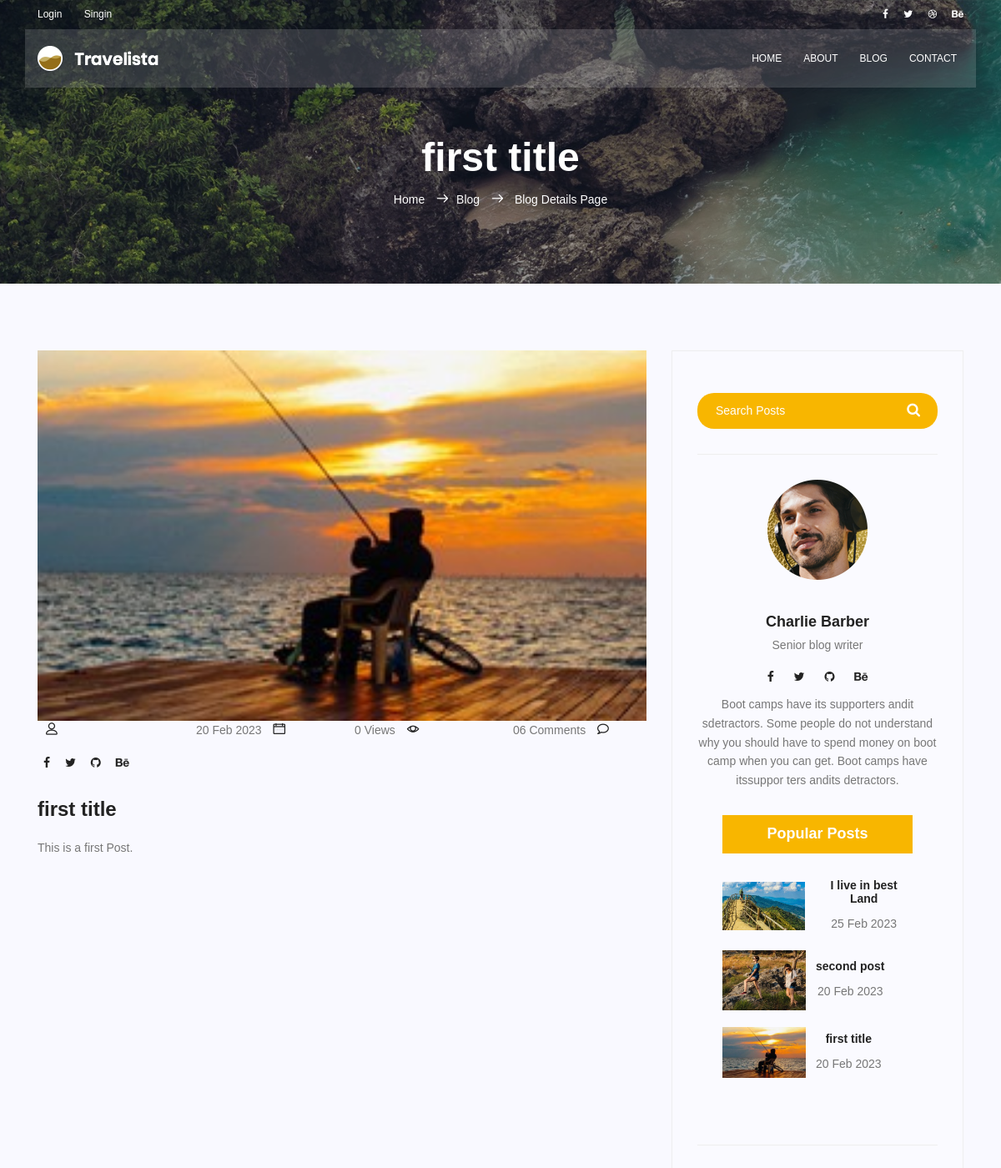
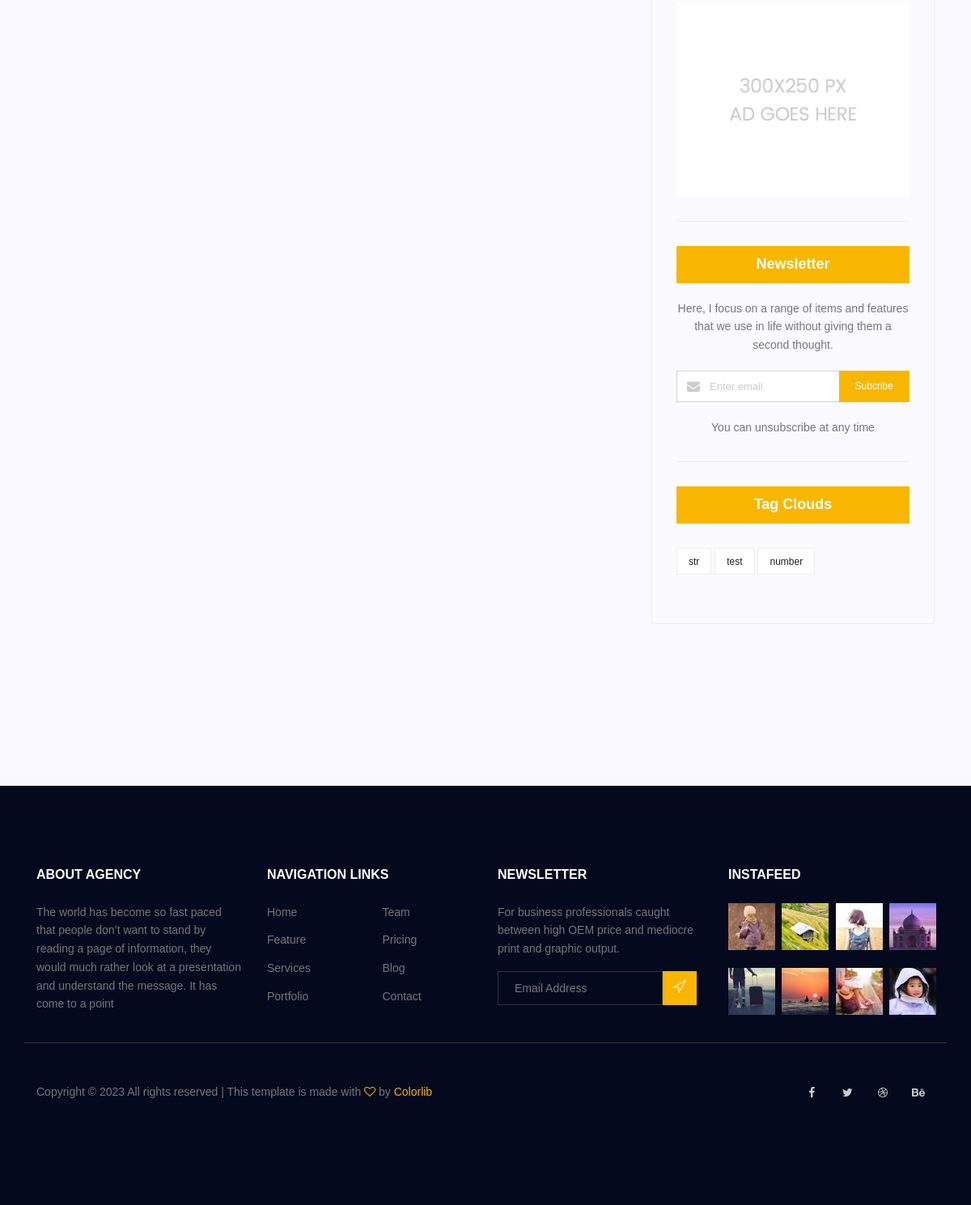
The page /blog/1 on the database its author committed (2 pictures, top to bottom).
### blog/models.py (models this page shows, shortened)
class post(models.Model):
    author = models.ForeignKey(User, on_delete=models.SET_NULL, null=True)
    image = models.ImageField(upload_to='blog/', default='blog/default.jpg')
    titel = models.CharField(max_length=255)
    content = models.TextField()
    conted_view = models.IntegerField(default=0)
    status = models.BooleanField(default=False)
    published_date = models.DateTimeField(null=True)
    created_date = models.DateTimeField(auto_now_add=True)
    updated_date = models.DateTimeField(auto_now=True)
    category = models.ManyToManyField(category)
    tags = TaggableManager()
    class Meta:
        ordering = ['created_date']

### blog/views.py (the view)
# urls.py: path('<int:pid>', blog_single, name='single'),
def blog_single(request,pid):
    posts = post.objects.filter(status=1)
    posts = get_object_or_404(posts, pk=pid)
    context = {'posts': posts}
    return render(request, 'blog/blog-single.html', context)

### blog/templatetags/blog_tags.py (called while the page is built)
@register.inclusion_tag('blog/populerpost.html')
def latestposts():
    posts = post.objects.filter(status=1).order_by('-published_date')
    return {'posts': posts}

### templates/blog/blog-single.html
{% extends 'base.html' %}
{% load static %}
{% load blog_tags %}
{% block content %}
<section class="relative about-banner">
	<div class="overlay overlay-bg"></div>
	<div class="container">
		<div class="row d-flex align-items-center justify-content-center">
			<div class="about-content col-lg-12">
				<h1 class="text-white">
					{{posts.titel}}
				</h1>
				<p class="text-white link-nav"><a href="{% url 'website:index'%}">Home </a> <span
						class="lnr lnr-arrow-right"></span><a href="{% url 'blog:index'%}">Blog </a> <span
						class="lnr lnr-arrow-right"></span> <a href="blog-single.html"> Blog Details Page</a></p>
			</div>
		</div>
	</div>
</section>
<section class="post-content-area single-post-area">
	<div class="container">
		<div class="row">
			<div class="col-lg-8 posts-list">
				<div class="single-post row">
					<div class="col-lg-12">
						<div class="feature-img">
							<img class="img-fluid" src="{{posts.image.url}}" alt="">
						</div>
					</div>
					<div class=" col-lg-12 meta-datails">
						<div class="user-details row">
							<p class="user-name col-lg-3 col-sm-6"><a href="#">{{posts.author.get_full_name}}</a> <span
									class="lnr lnr-user"></span></p>
							<p class="user-name col-lg-3 col-sm-6"><a href="#">{{posts.published_date|date:"d M Y"}}</a>
								<span class="lnr lnr-calendar-full"></span>
							</p>
							<p class="user-name col-lg-3 col-sm-6"><a href="#">{{posts.conted_view}} Views</a>
								<span class="lnr lnr-eye"></span>
							</p>
							<p class="user-name col-lg-3 col-sm-6"><a href="#">06 Comments</a> <span
									class="lnr lnr-bubble"></span></p>
							<ul class="social-links col-lg-12 col-md-12 col-6">
								<li><a href="#"><i class="fa fa-facebook"></i></a></li>
								<li><a href="#"><i class="fa fa-twitter"></i></a></li>
								<li><a href="#"><i class="fa fa-github"></i></a></li>
								<li><a href="#"><i class="fa fa-behance"></i></a></li>
							</ul>
						</div>
					</div>
					<div class="col-lg-9 col-md-9">
						<h3 class="mt-20 mb-20">{{posts.titel}}</h3>
						<p class="excert">
							{{posts.content}}
						</p>
					</div>
				</div>
			</div>
			<div class="col-lg-4 sidebar-widgets">
				<div class="widget-wrap">
					<div class="single-sidebar-widget search-widget">
						<form class="search-form" action="#">
							<input placeholder="Search Posts" name="search" type="text" onfocus="this.placeholder = ''"
								onblur="this.placeholder = 'Search Posts'">
							<button type="submit"><i class="fa fa-search"></i></button>
						</form>
					</div>
					<div class="single-sidebar-widget user-info-widget">
						<img src="{% static 'img/blog/user-info.png' %}" alt="">
						<a href="#">
							<h4>Charlie Barber</h4>
						</a>
						<p>
							Senior blog writer
						</p>
						<ul class="social-links">
							<li><a href="#"><i class="fa fa-facebook"></i></a></li>
							<li><a href="#"><i class="fa fa-twitter"></i></a></li>
							<li><a href="#"><i class="fa fa-github"></i></a></li>
							<li><a href="#"><i class="fa fa-behance"></i></a></li>
						</ul>
						<p>
							Boot camps have its supporters andit sdetractors. Some people do not understand why you
							should have to spend money on boot camp when you can get. Boot camps have itssuppor ters
							andits detractors.
						</p>
						{% latestposts %}
					</div>
			<div class="single-sidebar-widget ads-widget">
				<a href="#"><img class="img-fluid" src="{% static 'img/blog/ads-banner.jpg' %}" alt=""></a>
			</div>
			<div class="single-sidebar-widget newsletter-widget">
				<h4 class="newsletter-title">Newsletter</h4>
				<p>
					Here, I focus on a range of items and features that we use in life without
					giving them a second thought.
				</p>
				<div class="form-group d-flex flex-row">
					<div class="col-autos">
						<div class="input-group">
							<div class="input-group-prepend">
								<div class="input-group-text"><i class="fa fa-envelope" aria-hidden="true"></i>
								</div>
							</div>
							<input type="text" class="form-control" id="inlineFormInputGroup" placeholder="Enter email"
								onfocus="this.placeholder = ''" onblur="this.placeholder = 'Enter email'">
						</div>
					</div>
					<a href="#" class="bbtns">Subcribe</a>
				</div>
				<p class="text-bottom">
					You can unsubscribe at any time
				</p>
			</div>
			<div class="single-sidebar-widget tag-cloud-widget">
				<h4 class="tagcloud-title">Tag Clouds</h4>
				<ul>
					{% for tag in posts.tags.all %}
					<li><a href="{% url 'blog:tag' tag_name=tag.name %}">{{tag.name}}</a></li>
					{% endfor %}
				</ul>
			</div>
		</div>
	</div>
</section>
{% endblock %}

### templates/blog/populerpost.html
{% load blog_tags %}
{% load static %}
<div class="single-sidebar-widget popular-post-widget">
    <h4 class="popular-title">Popular Posts</h4>
    <div class="popular-post-list">
        {% for post in posts %}
        <div class="single-post-list d-flex flex-row align-items-center">
            <div class="thumb">
                <img class="img-fluid" style="  max-width: 100px;" src="{{post.image.url}}" alt="">
            </div>
            <div class="details">
                <a href="{% url 'blog:single' pid=post.id %}"><h6>{{post.titel}}</h6></a>
                <p>{{post.published_date|date:"d M Y"}}</p>
            </div>
        </div>
        {% endfor %}
    </div>
</div>

### rows shown on the page
post: titel "first title", image (picture), published_date "20 Feb 2023", conted_view "0", content "This is a first Post."
post: image (picture), titel "I live in best Land", published_date "25 Feb 2023"
post: image (placeholder picture), titel "second post", published_date "20 Feb 2023"
Tag: name "str"
Tag: name "test"
Tag: name "number"
